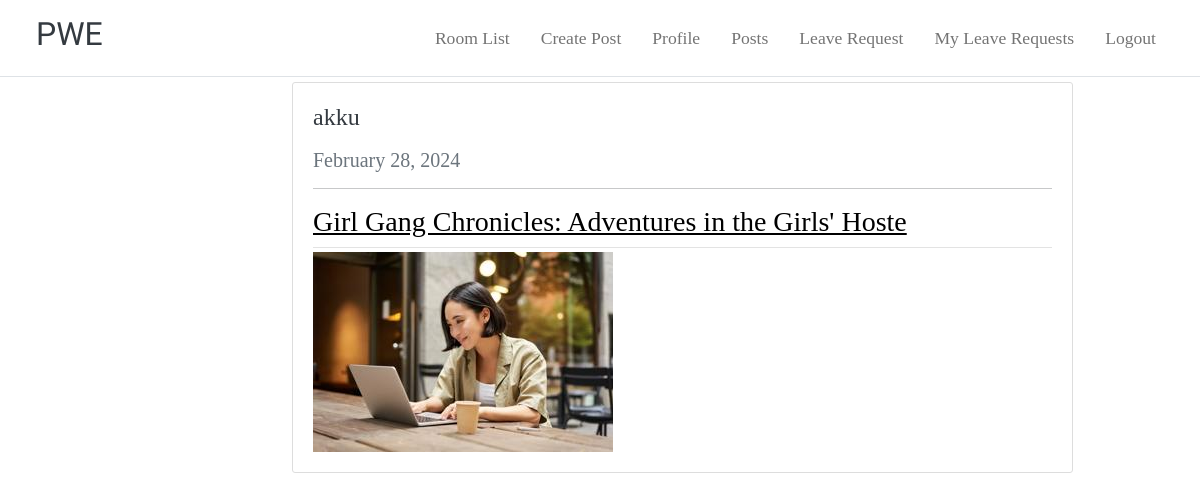
Screenshot of /adminuser/author/akku/ with the database file from the repository.
### adminuser/models.py (models this page shows, shortened)
class Post(models.Model):
    title = models.CharField(max_length=100)
    description = models.TextField()
    date_posted = models.DateTimeField(default=timezone.now)
    author = models.ForeignKey(User, on_delete=models.CASCADE)
    image = models.ImageField(blank=True, null=True)

### adminuser/views.py (the view)
# urls.py: path('author/<str:username>/', author_profile, name='author-profile'),
def author_profile(request, username):
    user = User.objects.get(username=username)
    posts = user.post_set.all()
    return render(request, 'author_profile.html', {'user': user, 'posts': posts})

### adminuser/templates/author_profile.html
{% extends 'base.html' %}
{% block content %}
<main class="main-container">
    <div class="container">
        <div class="user-content-container">
            <p class="name"><b>Name: </b>{{ user.profile.name }}</p>
            <p class="address"><b>Address: </b>{{ user.profile.address }}</p>
        </div>
    </div>
</main>
<div class="container">
    {% for post in posts %}
    <div  class="post"  style="margin-bottom: 40px;">
        <article class="media content-section">
            <div class="media-body">
                <div class="article-metadata">
                    <h4 class="mr-2"><p>{{ post.author }}</p></h4>
                    <h5 class="text-muted">{{ post.date_posted|date:"F d, Y" }}</h5><hr>
                    <h3><a style="color:black " class="article-title" href="{% url 'post-detail' post.id %}">{{ post.title }}</a></h3>
                </div>
                {% if post.image %}
                <img class="article-image fixed-size-image" src="{{ post.image.url }}" alt="{{ post.title }}">
                {% endif %}
            </div>
        </article>
    </div>
    {% endfor %}
</div>
{% endblock %}

### Main/static/css/style.css (style rules this page uses)
* { margin: 0; padding: 0; box-sizing: border-box; }
.container { max-width: 1200px; margin: 0 auto; padding: 0 20px; }

### Main/templates/base.html (style rules this page uses)
body { font-family: "Playfair Display", serif; font-optical-sizing: auto; font-weight: <weight>; font-style: normal; }
h1, h2, h3, h4, h5, h6 { color: #343a40; }
.content-section { width:70%; background: #ffffff; padding: 20px 20px; border: 1px solid #dddddd; border-radius: 3px; margin-left:250px; margin-bottom: 20px; }
.article-title { color: #444444; }
.article-metadata { padding-bottom: 1px; margin-bottom: 4px; border-bottom: 1px solid #e3e3e3 }
.fixed-size-image { width: 300px; height: 200px; }

### rows the page displays
Post: author "akku", date_posted "February 28, 2024", title "Girl Gang Chronicles: Adventures in the Girls' Hoste", image (picture)
